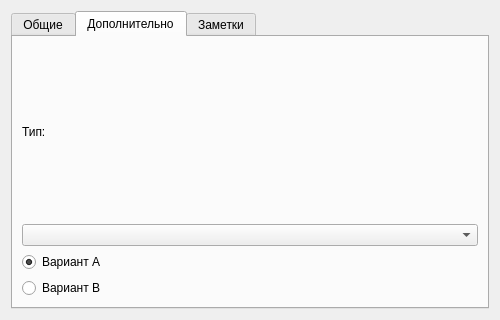
<?xml version="1.0" encoding="UTF-8"?>
<ui version="4.0"><class>Dialog</class><widget class="QDialog" name="Dialog"><property name="geometry"><rect><x>0</x><y>0</y><width>500</width><height>320</height></rect></property><property name="windowTitle"><string>#128 tabs/213_fields_three</string></property><layout class="QVBoxLayout" name="verticalLayout"><property name="leftMargin"><number>11</number></property><property name="topMargin"><number>11</number></property><property name="rightMargin"><number>11</number></property><property name="bottomMargin"><number>11</number></property><property name="spacing"><number>6</number></property><item><widget class="QTabWidget" name="tabs"><property name="currentIndex"><number>1</number></property><widget class="QWidget" name="pageGeneral"><attribute name="title"><string>Общие</string></attribute><layout class="QVBoxLayout" name="pageGeneralLayout"><property name="leftMargin"><number>9</number></property><property name="topMargin"><number>9</number></property><property name="rightMargin"><number>9</number></property><property name="bottomMargin"><number>9</number></property><property name="spacing"><number>6</number></property><item><widget class="QLabel" name="l1"><property name="text"><string>Имя:</string></property></widget></item><item><widget class="QLineEdit" name="e1"><property name="text"><string>Значение</string></property></widget></item><item><widget class="QCheckBox" name="c1"><property name="text"><string>Активно</string></property><property name="checked"><bool>true</bool></property></widget></item></layout></widget><widget class="QWidget" name="pageExtra"><attribute name="title"><string>Дополнительно</string></attribute><layout class="QVBoxLayout" name="pageExtraLayout"><property name="leftMargin"><number>9</number></property><property name="topMargin"><number>9</number></property><property name="rightMargin"><number>9</number></property><property name="bottomMargin"><number>9</number></property><property name="spacing"><number>6</number></property><item><widget class="QLabel" name="l2"><property name="text"><string>Тип:</string></property></widget></item><item><widget class="QComboBox" name="combo1"></widget></item><item><widget class="QRadioButton" name="r1"><property name="text"><string>Вариант A</string></property><property name="checked"><bool>true</bool></property></widget></item><item><widget class="QRadioButton" name="r2"><property name="text"><string>Вариант B</string></property><property name="checked"><bool>false</bool></property></widget></item></layout></widget><widget class="QWidget" name="pageNotes"><attribute name="title"><string>Заметки</string></attribute><layout class="QVBoxLayout" name="pageNotesLayout"><property name="leftMargin"><number>9</number></property><property name="topMargin"><number>9</number></property><property name="rightMargin"><number>9</number></property><property name="bottomMargin"><number>9</number></property><property name="spacing"><number>6</number></property><item><widget class="QLabel" name="l3"><property name="text"><string>Комментарий</string></property></widget></item><item><widget class="QLineEdit" name="e2"></widget></item><item><widget class="QPushButton" name="b1"><property name="text"><string>Сохранить</string></property></widget></item></layout></widget></widget></item></layout></widget></ui>
